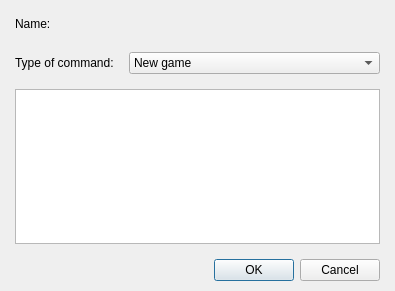
<?xml version="1.0" encoding="UTF-8"?>
<ui version="4.0">
 <class>DialogSystemTitleCommand</class>
 <widget class="QDialog" name="DialogSystemTitleCommand">
  <property name="geometry">
   <rect>
    <x>0</x>
    <y>0</y>
    <width>395</width>
    <height>291</height>
   </rect>
  </property>
  <property name="windowTitle">
   <string>Title command...</string>
  </property>
  <layout class="QGridLayout" name="gridLayout_2">
   <property name="leftMargin">
    <number>15</number>
   </property>
   <property name="topMargin">
    <number>10</number>
   </property>
   <property name="rightMargin">
    <number>15</number>
   </property>
   <property name="bottomMargin">
    <number>10</number>
   </property>
   <item row="0" column="0">
    <layout class="QVBoxLayout" name="verticalLayout" stretch="1,0">
     <property name="spacing">
      <number>15</number>
     </property>
     <item>
      <layout class="QGridLayout" name="gridLayout" rowstretch="0,0,0" columnstretch="0,1">
       <item row="0" column="0">
        <widget class="QLabel" name="labelName">
         <property name="text">
          <string>Name:</string>
         </property>
        </widget>
       </item>
       <item row="0" column="1">
        <widget class="WidgetTextLang" name="widgetTextLangName" native="true">
         <property name="minimumSize">
          <size>
           <width>0</width>
           <height>27</height>
          </size>
         </property>
         <property name="maximumSize">
          <size>
           <width>16777215</width>
           <height>27</height>
          </size>
         </property>
        </widget>
       </item>
       <item row="1" column="0">
        <widget class="QLabel" name="labelTypeCommand">
         <property name="text">
          <string>Type of command:</string>
         </property>
        </widget>
       </item>
       <item row="1" column="1">
        <widget class="QComboBox" name="comboBoxTypeCommand">
         <item>
          <property name="text">
           <string>New game</string>
          </property>
         </item>
         <item>
          <property name="text">
           <string>Load game</string>
          </property>
         </item>
         <item>
          <property name="text">
           <string>Options</string>
          </property>
         </item>
         <item>
          <property name="text">
           <string>Exit</string>
          </property>
         </item>
         <item>
          <property name="text">
           <string>Script</string>
          </property>
         </item>
        </widget>
       </item>
       <item row="2" column="0" colspan="2">
        <widget class="QPlainTextEdit" name="plainTextEditScript"/>
       </item>
      </layout>
     </item>
     <item>
      <widget class="QDialogButtonBox" name="buttonBox">
       <property name="orientation">
        <enum>Qt::Horizontal</enum>
       </property>
       <property name="standardButtons">
        <set>QDialogButtonBox::Cancel|QDialogButtonBox::Ok</set>
       </property>
      </widget>
     </item>
    </layout>
   </item>
  </layout>
 </widget>
 <customwidgets>
  <customwidget>
   <class>WidgetTextLang</class>
   <extends>QWidget</extends>
   <header>widgettextlang.h</header>
   <container>1</container>
  </customwidget>
 </customwidgets>
 <resources/>
 <connections>
  <connection>
   <sender>buttonBox</sender>
   <signal>accepted()</signal>
   <receiver>DialogSystemTitleCommand</receiver>
   <slot>accept()</slot>
   <hints>
    <hint type="sourcelabel">
     <x>248</x>
     <y>254</y>
    </hint>
    <hint type="destinationlabel">
     <x>157</x>
     <y>274</y>
    </hint>
   </hints>
  </connection>
  <connection>
   <sender>buttonBox</sender>
   <signal>rejected()</signal>
   <receiver>DialogSystemTitleCommand</receiver>
   <slot>reject()</slot>
   <hints>
    <hint type="sourcelabel">
     <x>316</x>
     <y>260</y>
    </hint>
    <hint type="destinationlabel">
     <x>286</x>
     <y>274</y>
    </hint>
   </hints>
  </connection>
 </connections>
</ui>
